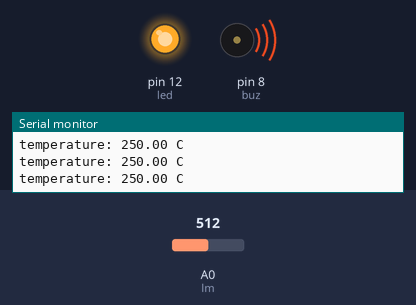
Recording of a sketch running on a simulated Arduino Uno, built with avr-gcc and run on an emulated ATmega328P. On the bench: output pins drawn as LEDs (lit = HIGH), buzzer (waves = sounding), the last lines printed to the serial monitor. The inputs (shaded band) are chosen by the test bench; at power-on: A0 (lm) = 512.

Above: at 1.3 s.
1.4 s: A0 (lm) set to 50
2.9 s: A0 (lm) set to 43
At 4.2 s:
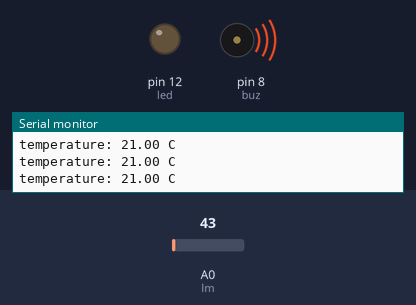
4.5 s: A0 (lm) set to 122
At 5.7 s:
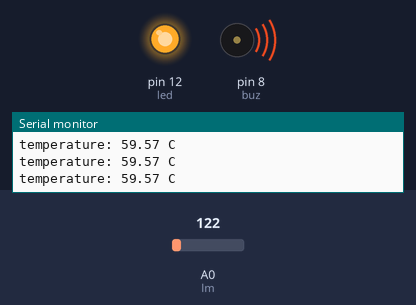
6.0 s: A0 (lm) set to 13
At 6.9 s:
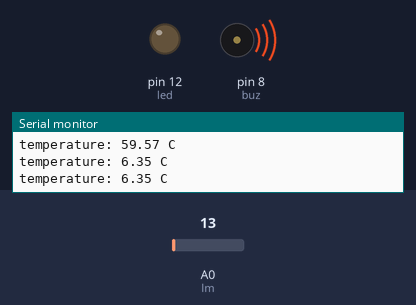
Timing chart, 0 to 8.5 s (numbered marks = the images above; inputs shaded):
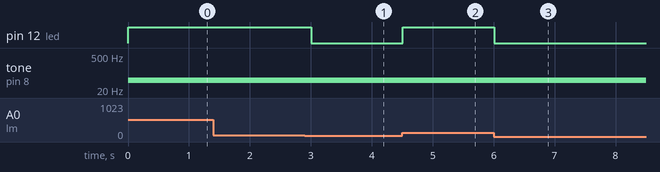

Measured:
- the behaviour switches between 48 and 47 on A0 (lm) (found by bisection; images 0 and 1)
- after the input at 2.9 s, pin 12 (led): HIGH → LOW after 0.10 s
- after the input at 4.5 s, pin 12 (led): LOW → HIGH at once
- after the input at 6.0 s, pin 12 (led): HIGH → LOW at once

The sketch:

temperture.ino
```cpp
const int led =12;
const int lm=A0;
const int buz=8;
int val;
float temp=0;
void setup() {
  Serial.begin(9600);
pinMode(led,OUTPUT);
pinMode(buz,OUTPUT);
}
void loop() {
val =analogRead(lm);
temp=(float)val*(5/10.24);
if(temp>23){
  digitalWrite(led,HIGH);
  tone(buz,50);}
else{   digitalWrite(led,LOW);}
Serial.print("temperature: ");
Serial.print(temp);
Serial.println(" C");
delay(500);
}
```
